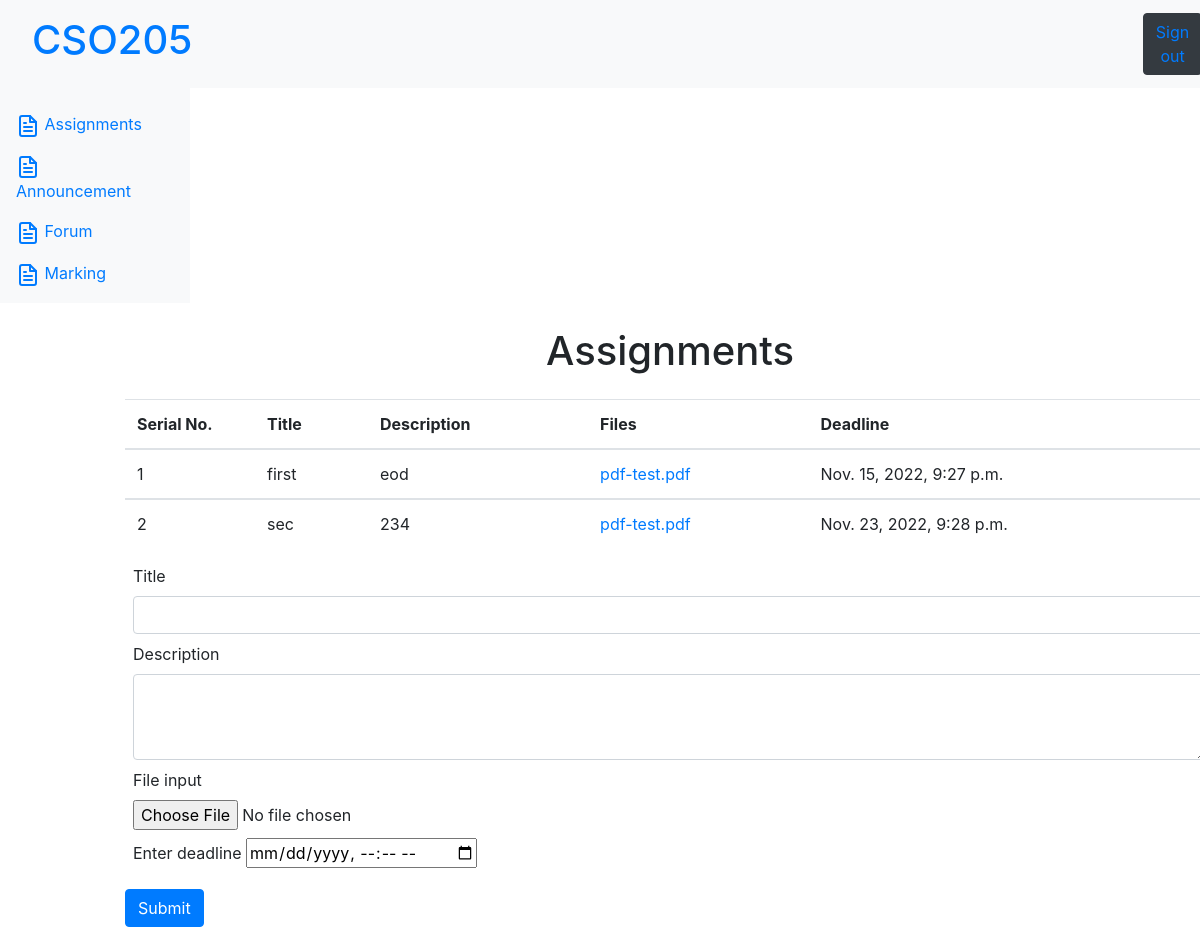
Page /p/prof_assignment on the earlier database version.
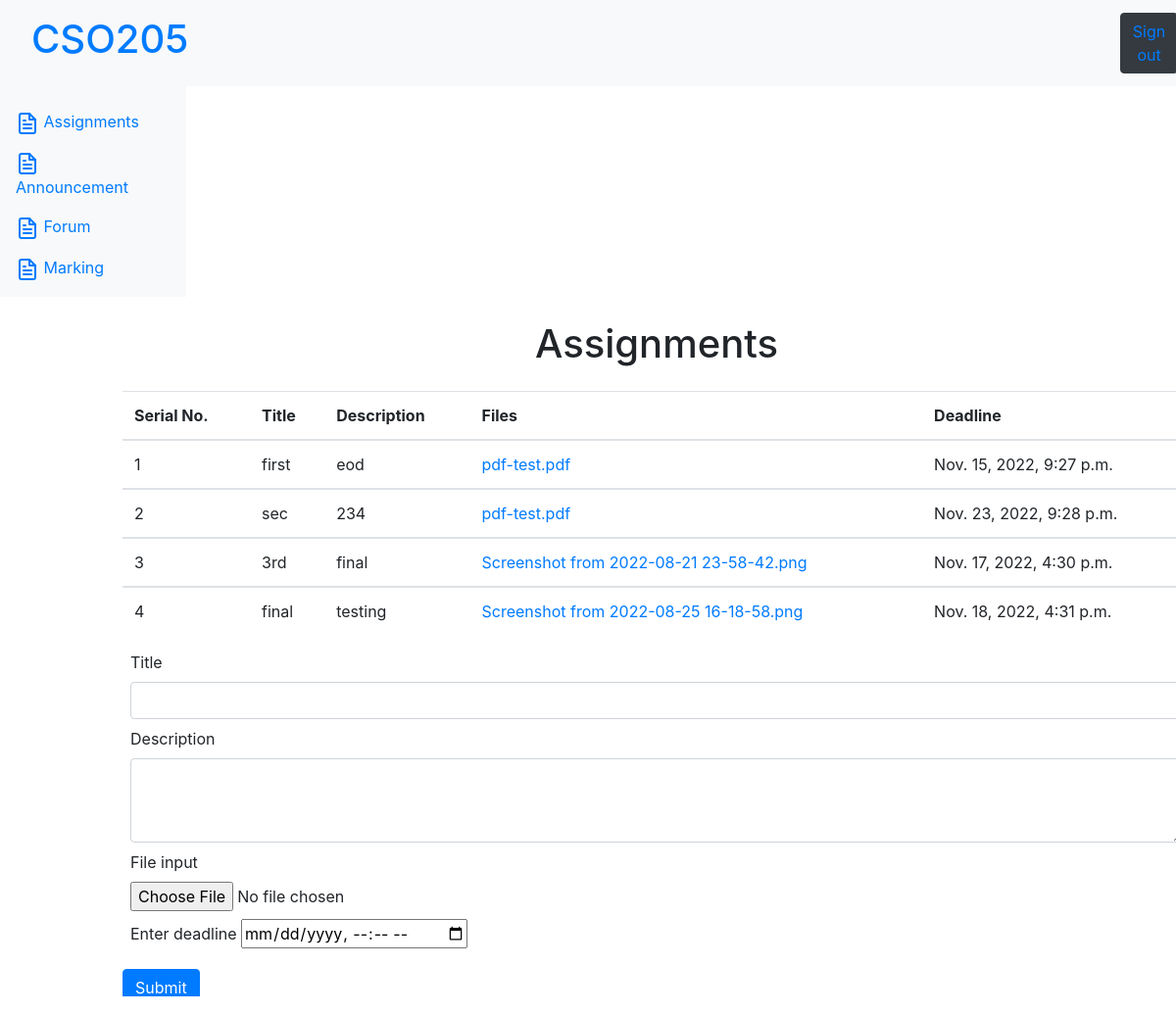
Same page on the later database version.
### professor/models.py (models this page shows, shortened)
class assignments(models.Model):
    title_assignment=models.TextField()
    file_assignment=models.TextField()
    deadline_assignment=models.DateTimeField()
    message_assignment=models.TextField()
    posted_on=models.TextField()

### professor/views.py (the view, shortened to what this page needs)
# urls.py: path('prof_assignment',views.prof_assignment),
def prof_assignment(request):
    if not check_user(request):
        redirect('/')
    a1=assignments.objects.all()
    d1=dict()
    for x in range(len(a1)):
        d2=dict()
        d2["title_assignment"]=a1[x].title_assignment
        d2["file_assignment"]=a1[x].file_assignment
        d2["deadline_assignment"]=a1[x].deadline_assignment
        d2["message_assignment"]=a1[x].message_assignment
        y=a1[x].file_assignment
        y=y.split('.')
        qw=a1[x].posted_on
        d2["link"]=f"/static/upload/{sha256(str(qw).encode('utf-8')).hexdigest()}.{y[1]}"
        d1[x+1]=d2
    print(d1)
    return render(request,'prof_assignments.html',{'d1':d1,'title_x':'ASSIGNMENTS'})

### professor/views.py (called while the page is built)
def check_user(request):
    ax=students.objects.filter(username=request.POST.get('username'))
    return request.user.is_authenticated and len(ax)==0

### templates/prof_assignments.html (shortened to what this page needs)
{% extends 'base.html' %}
{% block body %}
<div style="margin-left: 140px; width:1200px">
    <h1 class="text-center my-4">Assignments</h1>
    <form action="/p/prof_assignment" method="post" enctype="multipart/form-data">
        <table class="table">
            <thead>
                <tr>
                    <th scope="col" style="width:130px">Serial No.</th>
                    <th scope="col">Title</th>
                    <th scope="col">Description</th>
                    <th scope="col">Files</th>
                    <th scope="col">Deadline</th>
                </tr>
            </thead>
            {% for x,y in d1.items %}
            <tbody>
                <tr>
                    <td>{{x}}</td>
                    <td>{{y.title_assignment}}</td>
                    <td>{{y.message_assignment}}</td>
                    <td><a href={{y.link}}  </a> {{y.file_assignment}}</td>
                    <td>{{y.deadline_assignment}}</td>
                </tr>
            </tbody>
            {% endfor %}
        </table>
        <div class="form-group mx-2 my-2">
            <label for="title">Title</label>
            <input type="text" class="form-control" id="title" name="title">
        </div>
        <div class="form-group mx-2 my-2">
            <label for="description">Description</label>
            <textarea class="form-control" id="description" name="description" rows="3"></textarea>
        </div>
        <div class="form-group mx-2 my-2">
            <label for="file">File input</label>
            <input type="file" class="form-control-file" id="file" name="file">
        </div>
        <div class="form-group mx-2 my-2">
            <label for="datetime">Enter deadline</label>
            <input type="datetime-local" id="deadline" name="deadline">
        </div>
        <button class="btn btn-primary my-2" type="submit">Submit</button>
    </form>
</div>
{% endblock body %}

### templates/base.html (shortened to what this page needs)
<!doctype html>
<html lang="en">
<head>
    <link rel="stylesheet" href="https://cdn.jsdelivr.net/npm/bootstrap@4.6.2/dist/css/bootstrap.min.css"
>
</head>
<body>
    <nav class="navbar navbar-expand-lg navbar-light bg-light">
        <div class="collapse navbar-collapse" id="navbarSupportedContent">
            <h1><a class="nav-link" href="/p/home">CSO205</a></h1>
            <button type="button" class="btn btn-dark" style="margin-left:80%;"><a href="/u/s/signout/"> Sign out</a> </button>
        </div>
    </nav>
    <div class=" row">
        <nav id="sidebarMenu" class="col-md-3 col-lg-2 d-md-block bg-light sidebar collapse">
            <div class="sidebar-sticky pt-3">
                <ul class="nav flex-column mb-2">
                    <li class="nav-item">
                        <a class="nav-link" href="/p/prof_assignment">
                            Assignments
                        </a>
                    </li>
                    <li class="nav-item">
                        <a class="nav-link" href="/p/ann">
                            Announcement
                        </a>
                    </li>
                    <li class="nav-item">
                        <a class="nav-link" href="/f/">
                            Forum
                        </a>
                    </li>
                    <li class="nav-item">
                        <a class="nav-link" href="/p/main_marking/">
                            Marking
                        </a>
                    </li>
                </ul>
            </div>
        </nav>
        {% block body %}{% endblock body %}
    </div>
</body>
</html>

Differences in the rows shown:
added assignments: title_assignment "3rd", message_assignment "final", file_assignment "Screenshot from 2022-08-21 23-58-42.png", deadline_assignment "Nov. 17, 2022, 4:30 p.m."
added assignments: title_assignment "final", message_assignment "testing", file_assignment "Screenshot from 2022-08-25 16-18-58.png", deadline_assignment "Nov. 18, 2022, 4:31 p.m."
Other differences:
new list line: "3"
new list line: "4"
